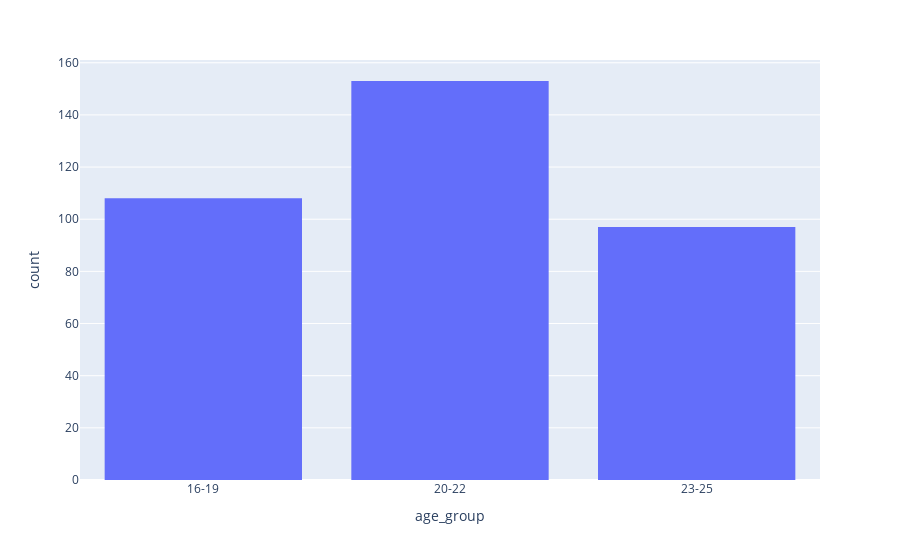

This figure's notebook cell:
### Code cell
px.histogram(Leads_basic_details,x = "age_group")

### Figure 1 — Plotly figure (JSON) as saved in the notebook; plotly's stock layout.template omitted (floating-point values rounded to 4 significant figures; data arrays with more than 128 entries replaced by an {"elided": "..."} marker saying what was removed)
{"data": [{"alignmentgroup": "True", "bingroup": "x", "hovertemplate": "age_group=%{x}<br>count=%{y}<extra></extra>", "legendgroup": "", "marker": {"color": "#636efa", "pattern": {"shape": ""}}, "name": "", "offsetgroup": "", "orientation": "v", "showlegend": false, "type": "histogram", "x": {"elided": "358 str values"}, "xaxis": "x", "yaxis": "y"}], "layout": {"barmode": "relative", "legend": {"tracegroupgap": 0}, "margin": {"t": 60}, "xaxis": {"anchor": "y", "domain": [0, 1], "title": {"text": "age_group"}}, "yaxis": {"anchor": "x", "domain": [0, 1], "title": {"text": "count"}}}}
